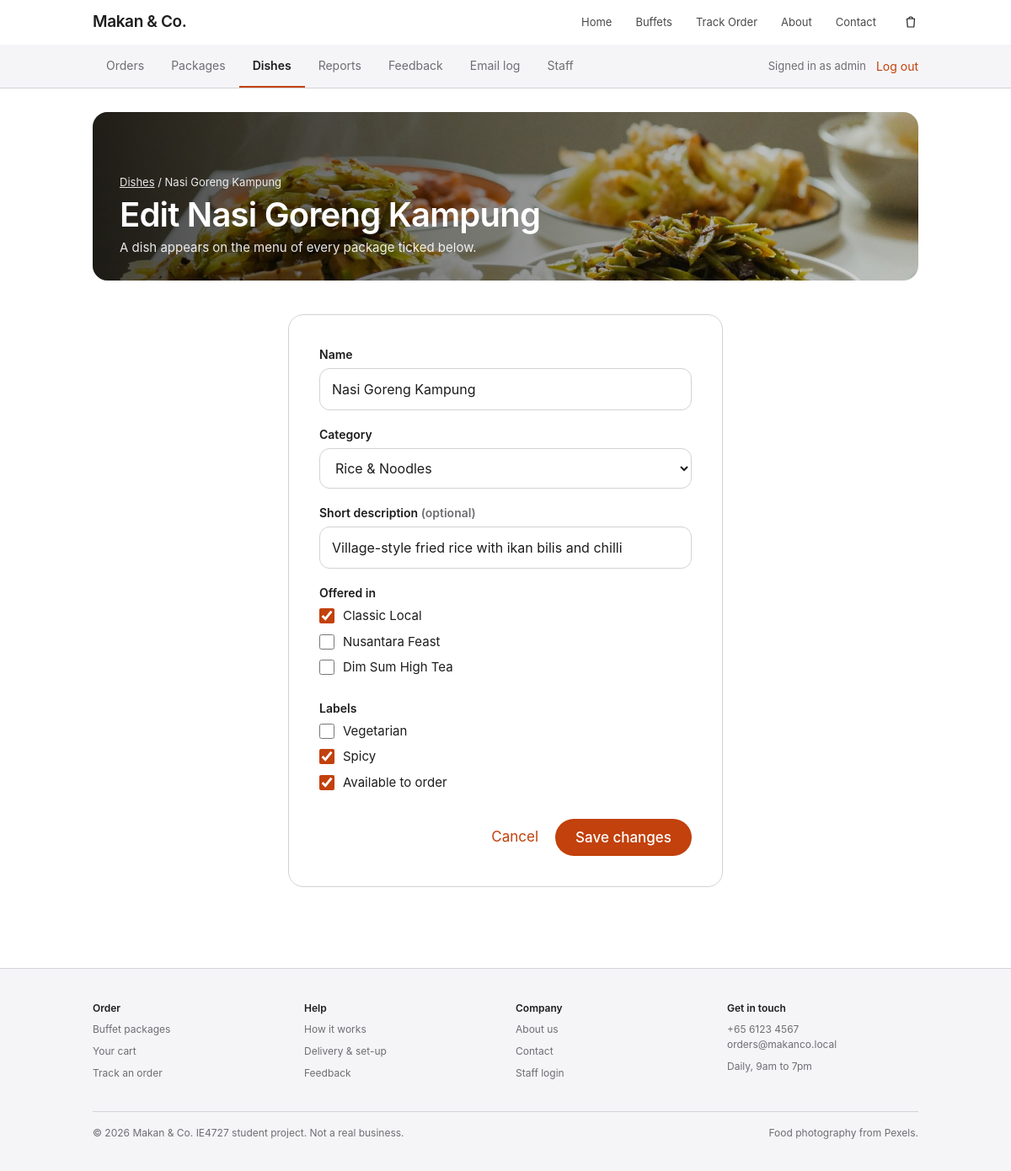
The app's page /base/admin.php?view=dish&id=1 (signed in) with its own data.
### tables this page shows
CREATE TABLE dishes (
    id            INT UNSIGNED AUTO_INCREMENT PRIMARY KEY,
    category_id   INT UNSIGNED NOT NULL,
    name          VARCHAR(80)  NOT NULL,
    description   VARCHAR(200) NOT NULL DEFAULT '',
    is_vegetarian TINYINT(1)   NOT NULL DEFAULT 0,
    is_spicy      TINYINT(1)   NOT NULL DEFAULT 0,
    is_active     TINYINT(1)   NOT NULL DEFAULT 1,
    FOREIGN KEY (category_id) REFERENCES categories(id)
);

CREATE TABLE categories (
    id         INT UNSIGNED AUTO_INCREMENT PRIMARY KEY,
    name       VARCHAR(40) NOT NULL UNIQUE,
    sort_order SMALLINT    NOT NULL DEFAULT 0
);

CREATE TABLE packages (
    id            INT UNSIGNED AUTO_INCREMENT PRIMARY KEY,
    name          VARCHAR(60)  NOT NULL,
    tagline       VARCHAR(120) NOT NULL,
    description   TEXT         NOT NULL,
    price_per_pax DECIMAL(6,2) NOT NULL,
    min_pax       SMALLINT UNSIGNED NOT NULL,
    image         VARCHAR(120) NOT NULL,
    image_alt     VARCHAR(160) NOT NULL,
    is_featured   TINYINT(1)   NOT NULL DEFAULT 0,
    is_active     TINYINT(1)   NOT NULL DEFAULT 1,
    sort_order    SMALLINT     NOT NULL DEFAULT 0
);

### base/admin.php (called while the page is built, shortened)
<?php
require_once __DIR__ . '/includes/config.php';
$adminViews = [
    'orders'   => ['Orders',    'images/occasion-corporate.jpg'],
    'packages' => ['Packages',  'images/pkg-nusantara.jpg'],
    'dishes'   => ['Dishes',    'images/feature-fresh.jpg'],
    'reports'  => ['Reports',   'images/hero-spread.jpg'],
    'feedback' => ['Feedback',  'images/occasion-family.jpg'],
    'emails'   => ['Email log', 'images/pkg-dim-sum-tea.jpg'],
    'staff'    => ['Staff',     'images/occasion-celebration.jpg'],
];
$subViews = [
    'order'   => 'orders',
    'package' => 'packages',
    'dish'    => 'dishes',
];
$view = getValue('view');
if (isset($subViews[$view])) {
    $activeTab = $subViews[$view];
} elseif (isset($adminViews[$view])) {
    $activeTab = $view;
} else {
    $view = $activeTab = 'orders';
}
require __DIR__ . '/includes/admin/' . $view . '.php';

### base/includes/config.php (called while the page is built, shortened)
<?php
function e($value)
{
    return htmlspecialchars((string) $value, ENT_QUOTES, 'UTF-8');
}
require_once __DIR__ . '/functions.php';

### base/includes/functions.php (called while the page is built, shortened)
<?php
function getValue($key)
{
    return isset($_GET[$key]) && is_string($_GET[$key]) ? trim($_GET[$key]) : '';
}

### base/includes/admin/dish.php (the view, shortened to what this page needs)
<?php
$pdo = db();
$dishId = (int) getValue('id');
$isNew = $dishId === 0;
$dish = ['name' => '', 'category_id' => '', 'description' => '', 'is_vegetarian' => 0, 'is_spicy' => 0, 'is_active' => 1];
$inPackages = [];
if (!$isNew) {
    $stmt = $pdo->prepare('SELECT * FROM dishes WHERE id = ?');
    $stmt->execute([$dishId]);
    $dish = $stmt->fetch();
    $stmt = $pdo->prepare('SELECT package_id FROM package_dishes WHERE dish_id = ?');
    $stmt->execute([$dishId]);
    $inPackages = array_map('intval', $stmt->fetchAll(PDO::FETCH_COLUMN));
}
$categories = $pdo->query('SELECT id, name FROM categories ORDER BY sort_order, name')->fetchAll();
$packages = $pdo->query('SELECT id, name, is_active FROM packages ORDER BY sort_order, name')->fetchAll();
$errors = [];
$adminHeading = $isNew ? 'New dish' : 'Edit ' . $dish['name'];
$adminCrumb = $isNew ? 'New' : $dish['name'];
$adminIntro = 'A dish appears on the menu of every package ticked below.';
require __DIR__ . '/top.php';
?>
<section class="section-tight">
    <div class="container narrow">
        <form class="form-card" method="post" action="admin.php?view=dish<?= $isNew ? '' : '&amp;id=' . (int) $dishId ?>">
            <div class="field<?= isset($errors['name']) ? ' has-error' : '' ?>">
                <label for="name">Name</label>
                <input type="text" id="name" name="name" required minlength="3" maxlength="80" value="<?= e($dish['name']) ?>">
            </div>
            <div class="field<?= isset($errors['category_id']) ? ' has-error' : '' ?>">
                <label for="category_id">Category</label>
                <select id="category_id" name="category_id" required>
                    <?php foreach ($categories as $cat): ?>
                        <option value="<?= (int) $cat['id'] ?>"<?= (string) $cat['id'] === (string) $dish['category_id'] ? ' selected' : '' ?>><?= e($cat['name']) ?></option>
                    <?php endforeach; ?>
                </select>
            </div>
            <div class="field<?= isset($errors['description']) ? ' has-error' : '' ?>">
                <label for="description">Short description <span class="muted">(optional)</span></label>
                <input type="text" id="description" name="description" maxlength="200" value="<?= e($dish['description']) ?>">
            </div>
            <fieldset class="field">
                <legend>Offered in</legend>
                <?php foreach ($packages as $pkg): ?>
                    <label class="checkbox">
                        <input type="checkbox" name="packages[]" value="<?= (int) $pkg['id'] ?>" <?= in_array((int) $pkg['id'], $inPackages, true) ? 'checked' : '' ?>>
                        <span><?= e($pkg['name']) ?><?= $pkg['is_active'] ? '' : ' (hidden)' ?></span>
                    </label>
                <?php endforeach; ?>
            </fieldset>
            <fieldset class="field">
                <legend>Labels</legend>
                <label class="checkbox"><input type="checkbox" name="is_vegetarian" value="1" <?= $dish['is_vegetarian'] ? 'checked' : '' ?>><span>Vegetarian</span></label>
                <label class="checkbox"><input type="checkbox" name="is_spicy" value="1" <?= $dish['is_spicy'] ? 'checked' : '' ?>><span>Spicy</span></label>
                <label class="checkbox"><input type="checkbox" name="is_active" value="1" <?= $dish['is_active'] ? 'checked' : '' ?>><span>Available to order</span></label>
            </fieldset>
            <div class="form-actions">
                <a href="admin.php?view=dishes">Cancel</a>
                <button class="btn btn-primary" type="submit"><?= $isNew ? 'Add dish' : 'Save changes' ?></button>
            </div>
        </form>
    </div>
</section>
<?php require __DIR__ . '/../footer.php'; ?>

### base/includes/admin/top.php (shortened to what this page needs)
<?php
require __DIR__ . '/../header.php';
?>
<section class="admin-bar">
    <div class="container admin-bar-inner">
        <nav class="admin-tabs" aria-label="Staff">
            <?php foreach ($adminViews as $key => $tab): ?>
                <a href="admin.php?view=<?= e($key) ?>"<?= $key === $activeTab ? ' class="active" aria-current="page"' : '' ?>><?= e($tab[0]) ?></a>
            <?php endforeach; ?>
        </nav>
        <form method="post" action="admin.php" class="admin-user">
            <span class="muted">Signed in as <?= e($_SESSION['admin_name']) ?></span>
            <button class="link-button" type="submit" name="action" value="logout">Log out</button>
        </form>
    </div>
</section>
<section class="admin-hero">
    <div class="container">
        <div class="admin-hero-inner">
            <img src="<?= e($adminViews[$activeTab][1]) ?>" alt="" loading="lazy">
            <div class="admin-hero-text">
                <?php if (!empty($adminCrumb)): ?>
                    <p class="admin-crumb"><a href="admin.php?view=<?= e($activeTab) ?>"><?= e($adminViews[$activeTab][0]) ?></a> / <?= e($adminCrumb) ?></p>
                <?php endif; ?>
                <h1><?= e($adminHeading) ?></h1>
                <?php if (!empty($adminIntro)): ?><p><?= e($adminIntro) ?></p><?php endif; ?>
            </div>
        </div>
    </div>
</section>

### base/css/style.css (style rules this page uses)
:root { --text: #1d1d1f; --text-muted: #6e6e73; --bg: #ffffff; --bg-alt: #f5f5f7; --line: #d2d2d7; --accent: #c2410c; --accent-dark: #9a3412; --radius: 18px; --radius-small: 12px; --container: 1024px; --container-wide: 1200px; --nav-height: 52px; --font: -apple-system, BlinkMacSystemFont, "SF Pro Text", "Segoe UI", Roboto, "Helvetica Neue", Helvetica, Arial, sans-serif; }
*, *::before, *::after { box-sizing: border-box; }
html { scroll-behavior: smooth; scroll-padding-top: var(--nav-height); }
body { margin: 0; font-family: var(--font); font-size: 17px; line-height: 1.5; color: var(--text); background: var(--bg); -webkit-font-smoothing: antialiased; }
img { display: block; max-width: 100%; height: auto; }
h1, h2, h3 { margin: 0; font-weight: 600; letter-spacing: -0.02em; line-height: 1.1; }
p { margin: 0; }
a { color: var(--accent); text-decoration: none; }
.container { width: 100%; max-width: var(--container); margin: 0 auto; padding: 0 22px; }
.btn { display: inline-block; padding: 12px 24px; font-size: 17px; font-weight: 500; border-radius: 980px; transition: background-color 0.2s; }
.btn-primary { color: #fff; background: var(--accent); }
.muted { color: var(--text-muted); }
.narrow { max-width: 560px; }
.section-tight { padding: 40px 0 96px; }
button.btn { font-family: inherit; cursor: pointer; border: 0; }
.link-button { padding: 0; font: inherit; font-size: 14px; color: var(--accent); background: none; border: 0; cursor: pointer; }
.form-card { padding: 36px; background: var(--bg); border: 1px solid var(--line); border-radius: var(--radius); }
.field { margin: 0 0 18px; padding: 0; border: 0; min-width: 0; }
.field label, .field legend { display: block; margin-bottom: 6px; padding: 0; font-size: 14px; font-weight: 600; }
input[type="text"], input[type="email"], input[type="tel"], input[type="number"], input[type="date"], input[type="password"], input[type="search"], select, textarea { width: 100%; padding: 12px 14px; font: inherit; font-size: 16px; color: var(--text); background: var(--bg); border: 1px solid var(--line); border-radius: var(--radius-small); transition: border-color 0.2s, box-shadow 0.2s; }
.checkbox { display: flex; gap: 10px; align-items: flex-start; margin-bottom: 8px; font-size: 15px; font-weight: 400; }
.checkbox input, .choice input { accent-color: var(--accent); }
.checkbox input { width: 18px; height: 18px; margin: 2px 0 0; }
.admin-bar { background: var(--bg-alt); border-bottom: 1px solid var(--line); }
.admin-bar-inner { display: flex; flex-wrap: wrap; align-items: center; justify-content: space-between; gap: 12px; }
.admin-tabs { display: flex; flex-wrap: wrap; }
.admin-tabs a { padding: 14px 16px; font-size: 14px; color: var(--text-muted); border-bottom: 2px solid transparent; }
.admin-tabs a.active { font-weight: 600; color: var(--text); border-bottom-color: var(--accent); }
.admin-user { display: flex; gap: 12px; align-items: center; font-size: 13px; }
.admin-hero { padding-top: 28px; }
.admin-hero-inner { position: relative; overflow: hidden; border-radius: var(--radius); }
.admin-hero-inner img { width: 100%; height: 200px; object-fit: cover; }
.admin-hero-text { position: absolute; inset: 0; display: flex; flex-direction: column; justify-content: flex-end; padding: 28px 32px; color: #fff; background: linear-gradient(to right, rgba(0, 0, 0, 0.72), rgba(0, 0, 0, 0.15)); }
.admin-hero-text h1 { font-size: 40px; }
.admin-hero-text p { max-width: 560px; margin-top: 6px; font-size: 15px; opacity: 0.9; }
.admin-hero-text .admin-crumb { margin: 0 0 6px; font-size: 13px; }
.admin-crumb a { color: #fff; text-decoration: underline; }
.form-actions { display: flex; justify-content: flex-end; align-items: center; gap: 20px; margin-top: 24px; }
.field label.checkbox { display: flex; margin-bottom: 8px; font-size: 15px; font-weight: 400; }

### records on screen
dishes: name "Nasi Goreng Kampung", name "Edit Nasi Goreng Kampung", category_id "Rice & Noodles", description "Village-style fried rice with ikan bilis and chilli", is_spicy "☑", is_active "☑"
packages: id "☑", name "Classic Local"
packages: name "Nusantara Feast"
packages: name "Dim Sum High Tea"

### other values on screen
SITE_NAME "Makan & Co."
$label "Home"
$label "Buffets"
$label "Track Order"
$label "About"
$label "Contact"
$tab[0] "Orders"
$tab[0] "Packages"
$tab[0] "Dishes"
$tab[0] "Reports"
$tab[0] "Feedback"
$tab[0] "Email log"
$tab[0] "Staff"
$_SESSION['admin_name'] "admin"
$adminViews[$activeTab][0] "Dishes"
